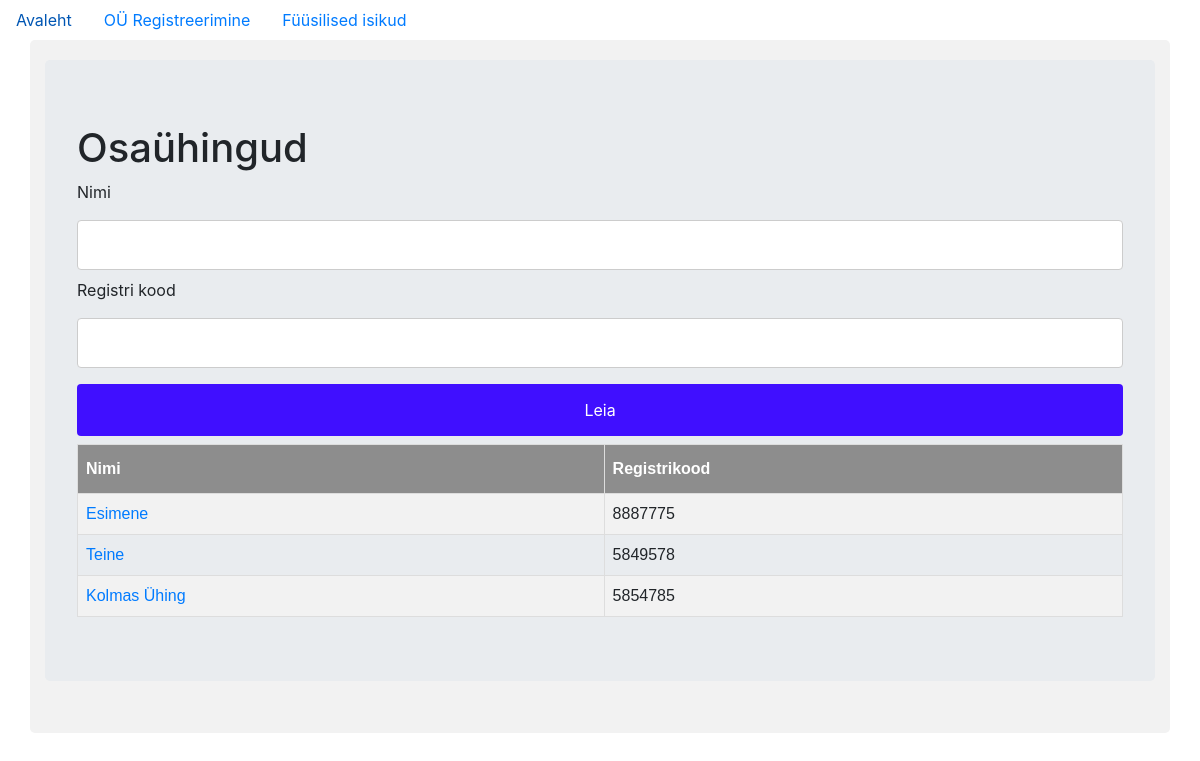
Before: / with the older database file.
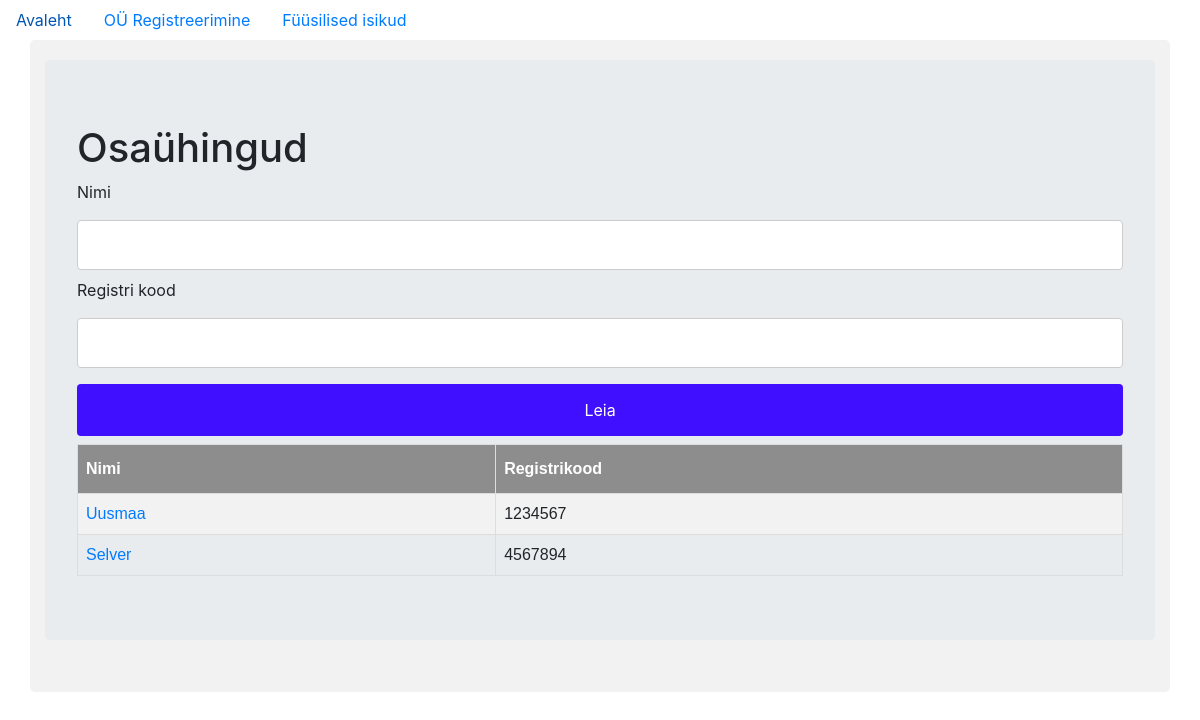
After: the same page with the newer database file.
### register/models.py (models this page shows, shortened)
class Company(db.Model):
    __tablename__ = 'companies'
    id = db.Column(db.Integer, primary_key=True)
    name = db.Column(db.String(100), unique=True, index=True)
    registry_code = db.Column(db.Integer(), unique=True)
    registered = db.Column(db.Date)
    owns = db.relationship('Ownership', backref='as_legal_person', uselist=False)

### register/companies/views.py (the view)
@companies.route('/', methods=['GET', 'POST'])
def index():
    form = SearchForm()
    result = []
    if form.registry_code.data:
        search_code = "%{}%".format(form.registry_code.data)
        search_name = "%{}%".format(form.name.data)
        result = Company.query.filter(Company.registry_code.like(search_code), Company.name.like(search_name)).all()
    elif form.name.data:
        search_name = "%{}%".format(form.name.data)
        result += Company.query.filter(Company.name.like(search_name)).all()
    else:
        result = Company.query.all()
    return render_template('index.html', form=form, result=result)

### register/companies/forms.py
class SearchForm(FlaskForm):
    name = StringField('Nimi')
    registry_code = IntegerField('Registri kood')
    submit = SubmitField('Leia')

### register/templates/index.html
{% extends "base.html" %}
{% block content %}
<div class="jumbotron">
  <h1>Osaühingud</h1>
  <form method="post">
    {{ form.name.label }}{{ form.name }}
    {{ form.registry_code.label }}{{ form.registry_code }}
    {{ form.submit }}
  </form>
  <table id="customers">
    <tr>
      <th>Nimi</th>
      <th>Registrikood</th>
    </tr>
    {% for line in result %}
    <tr>
      <td><a href="{{ url_for('companies.info', id=line.id) }}">{{ line.name }}</a></td>
      <td>{{ line.registry_code }}</td>
    </tr>
    {% endfor %}
  </table>
</div>
{% endblock %}

Changed rows visible on the page:
removed Company: name "Esimene", registry_code "8887775"
removed Company: name "Teine", registry_code "5849578"
removed Company: name "Kolmas Ühing", registry_code "5854785"
added Company: name "Uusmaa", registry_code "1234567"
added Company: name "Selver", registry_code "4567894"
